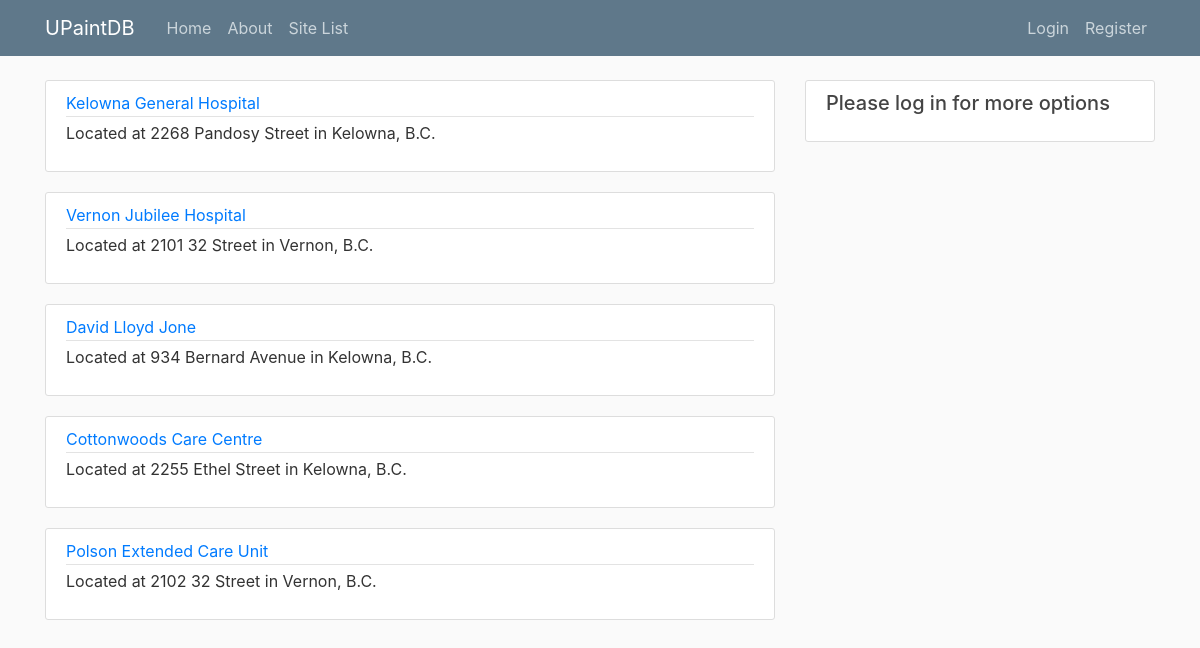
Screenshot of /site with the database file from the repository.
### ultradb/models.py (models this page shows, shortened)
class Site(db.Model):
    id = db.Column(db.Integer, primary_key=True)
    name = db.Column(db.String(100), nullable=False)
    code = db.Column(db.String(10), nullable=False)
    addr_str = db.Column(db.String(100))
    city = db.Column(db.String(100), nullable=False)
    projects = db.relationship('Project', backref='site', lazy=True)
    areas = db.relationship('Area', backref='site', lazy=True)

### ultradb/routes.py (the view)
@app.route("/site")
def site_list():
    sites = Site.query.all()
    return render_template('site_list.html', title='Site List', sites=sites)

### ultradb/templates/site_list.html
{% extends "layout.html" %}
{% block content %}
    {% for site in sites %}
        <article class="media content-section">
          <div class="media-body">
            <div class="article-metadata">
              <a class="mr-2" href="{{ url_for('site_area_list', cur_site_id=site.id) }}">{{ site.name }}</a>
            </div>
            <p class="article-content">Located at {{ site.addr_str }} in {{ site.city }}, B.C.</p>
          </div>
        </article>
    {% endfor %}
{% endblock content %}

### ultradb/templates/layout.html (shortened to what this page needs)
<!DOCTYPE html>
<html>
<head>
    <link rel="stylesheet" href="https://maxcdn.bootstrapcdn.com/bootstrap/4.0.0/css/bootstrap.min.css">
    <link rel="stylesheet" type="text/css" href="{{ url_for('static', filename='main.css') }}">
</head>
<body>
    <header class="site-header">
      <nav class="navbar navbar-expand-md navbar-dark bg-steel fixed-top">
        <div class="container">
          <a class="navbar-brand mr-4" href="/">UPaintDB</a>
          <div class="collapse navbar-collapse" id="navbarToggle">
            <div class="navbar-nav mr-auto">
              <a class="nav-item nav-link" href="{{ url_for('home') }}">Home</a>
              <a class="nav-item nav-link" href="{{ url_for('about') }}">About</a>
              <a class="nav-item nav-link" href="{{ url_for('site_list') }}">Site List</a>
            </div>
            <div class="navbar-nav">
              {% if current_user.is_authenticated %}
                <a class="nav-item nav-link" href="{{ url_for('new_post') }}">New Post</a>
                <a class="nav-item nav-link" href="{{ url_for('account') }}">Account</a>
                <a class="nav-item nav-link" href="{{ url_for('logout') }}">Logout</a>
              {% else %}
                <a class="nav-item nav-link" href="{{ url_for('login') }}">Login</a>
                <a class="nav-item nav-link" href="{{ url_for('register') }}">Register</a>
              {% endif %}
            </div>
          </div>
        </div>
      </nav>
    </header>
    <main role="main" class="container">
      <div class="row">
        <div class="col-md-8">
          {% block content %}{% endblock %}
        </div>
        <div class="col-md-4">
          <div class="content-section">
            {% if current_user.is_authenticated %}
              <h3>Add New Entries</h3>
              <p class='text-muted'>This whole section should change depending on what page you're on. IE it should be a separate html file.
                <ul class="list-group">
                  <li class="list-group-item list-group-item-light"><a href="{{ url_for('new_project') }}">Add a New Project</a></li>
                  <li class="list-group-item list-group-item-light"><a href="{{ url_for('new_site') }}">Add a New Site</a></li>
                  <li class="list-group-item list-group-item-light"><a href="{{ url_for('new_area') }}">Add a New Area</a></li>
                  <li class="list-group-item list-group-item-light"><a href="{{ url_for('new_room') }}">Add a New Room</a></li>
                  <li class="list-group-item list-group-item-light"><a href="{{ url_for('paint_builder') }}">Add a New Paint</a></li>
            {% else %}
                  <h5>Please log in for more options</h5>
            {% endif %}
          </div>
        </div>
      </div>
    </main>
</body>
</html>

### ultradb/static/main.css (style rules this page uses)
body { background: #fafafa; color: #333333; margin-top: 5rem; }
h1, h2, h3, h4, h5, h6 { color: #444444; }
.bg-steel { background-color: #5f788a; }
.site-header .navbar-nav .nav-link { color: #cbd5db; }
.content-section { background: #ffffff; padding: 10px 20px; border: 1px solid #dddddd; border-radius: 3px; margin-bottom: 20px; }
.article-content { white-space: pre-line; }
.article-metadata { padding-bottom: 1px; margin-bottom: 4px; border-bottom: 1px solid #e3e3e3 }

### rows the page displays
Site: name "Kelowna General Hospital", addr_str "2268 Pandosy Street", city "Kelowna"
Site: name "Vernon Jubilee Hospital", addr_str "2101 32 Street", city "Vernon"
Site: name "David Lloyd Jone", addr_str "934 Bernard Avenue", city "Kelowna"
Site: name "Cottonwoods Care Centre", addr_str "2255 Ethel Street", city "Kelowna"
Site: name "Polson Extended Care Unit", addr_str "2102 32 Street", city "Vernon"
